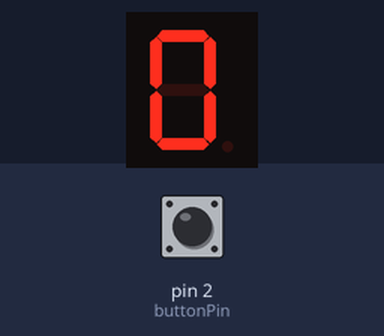
Recording of a sketch running on a simulated Arduino Uno, built with avr-gcc and run on an emulated ATmega328P. On the bench: 1-digit seven-segment display. Inputs (shaded band) come from the test bench; at power-on: pin 2 (buttonPin) HIGH. Random numbers use the default seed unless the sketch sets one; what the sketch prints to the serial monitor is not drawn.

Above: at 0.3 s.
At 1.2 s:
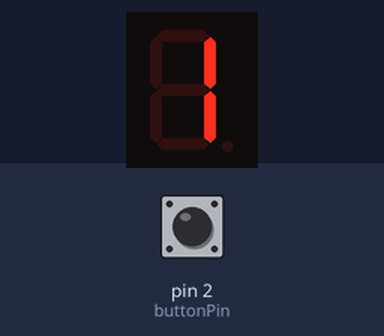
1.3 s: pin 2 (buttonPin) pulled LOW for 0.15 s
At 1.3 s:
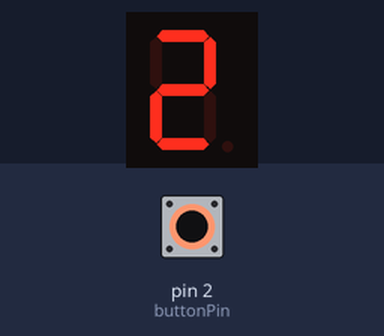
2.9 s: pin 2 (buttonPin) pulled LOW for 1 s
Timing chart, 0 to 5.9 s (numbered marks = the images above; inputs shaded):
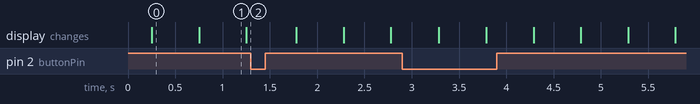

The sketch:

aarif20lab7.ino
```cpp
/*
   1- Author: Aqsa Arif - 677417263
   2- Lab: Lab 7 - Interrupts
   3- Description: In your own words, what is this code supposed to do?
   This lab is a game where a player sees numbers going from 0 to 9 and upon press of a button
   if timed according to the display and the random number generated, player wins if not
   the loop of numbers from 0 to 9 keeps going and keeps the same random number it generated until
   the player pushes button at that specific random number display on digit LED.
   4-Lab Questions:
What is the purpose of a current-limiting resistor in a seven-segment display circuit?
It is to limit the current going through the digit LED displays. To prevent the LED in digit display from being destroyed.
Can you display special characters? If yes, How?
Special characters depend on whether they can be displayed in the given lines. Complicated characters like
&, * , %, @, probably cannot be displayed but specific characters like the capital A or L probably could because it
could be represented with a bunch of straight lines.
 _
|_|   and  |
| |        |_    like this.

What are some common applications of seven-segment displays?
It is used in scorekeeping in sports
it can be used in games
it can be used as a counter or general display
   5- References:
   https://www.youtube.com/watch?v=9VZUb5cMrV0
   https://core-electronics.com.au/guides/arduino-workshop-for-beginners/
   https://lastminuteengineers.com/seven-segment-arduino-tutorial/
   https://www.tutorialspoint.com/arduino/arduino_random_numbers.htm
   6- Demo: in person 12 PM 4/17/2023 michael
*/

#include "SevSeg.h"
SevSeg sevseg;

int buttonPin = 2; // button set to pin 2

int currNum; // integer that keeps track of current number display on LED
int lastButtonState = 1;
long unsigned int lastPress;
volatile int buttonFlag;
int debounceTime = 2;
// random number generated holder
int ranNum;
bool newLoop = true; // win/lose boolean

void setup()
{

  pinMode(buttonPin, INPUT_PULLUP);
  attachInterrupt(digitalPinToInterrupt(buttonPin), ISR_button, CHANGE);
  randomSeed(analogRead(1)); // random number generator

  //Set to 1 for single digit display
	byte numDigits = 1;

	//defines common pins while using multi-digit display. Left empty as we have a single digit display
	byte digitPins[] = {};

	//Defines arduino pin connections in order: A, B, C, D, E, F, G, DP
	byte segmentPins[] = {5, 4, 10, 9, 8, 6, 7, 11};
	bool resistorsOnSegments = true;

	//Initialize sevseg object. Uncomment second line if you use common cathode 7 segment
	sevseg.begin(COMMON_ANODE, numDigits, digitPins, segmentPins, resistorsOnSegments);
	sevseg.begin(COMMON_CATHODE, numDigits, digitPins, segmentPins, resistorsOnSegments);

	sevseg.setBrightness(50);
  Serial.begin(9600);
}

void loop()
{
   if(newLoop == true){
     newGame();
   }
   //Display numbers one by one with 2 seconds delay
   for(int i = 0; i < 10; i++) {
     // win flag display function
      if(newLoop == true){
       newGame();
      }
      // gamplay loop
      buttonPressed();
      delay(125);  // delay set and spread out so that in 2 seconds 4 numbers display and sufficient gap between interrupts
      sevseg.setNumber(i);
      currNum = i; // set player number only after it has been displayed
      buttonPressed();
      delay(125);
      sevseg.refreshDisplay();
      delay(125);
      buttonPressed();
      delay(125);
      buttonPressed();
    }
}

// function that checks upon button push whether player won/lose
void checkPress(){
  if(currNum == ranNum){ // if current display is the same as random number player win
    Serial.print("\nCongratulations! You pressed at the correct number.");
    Serial.print("\nGame is restarting");
    newLoop = true; // set win flag to true
  } else { // random number not the same as display run lose function and displays
    lose();
  }
}

// If a player wins start new game with new random number
void newGame() {
  ranNum = random(0, 9); // generate new random number from 0 to 9
  Serial.print("\n");
  Serial.print("The selected random number is: ");
  Serial.print(ranNum);
  newLoop = false;  // reset win flag
}

// keep same random number upon lose condition
void lose(){
  Serial.print("\nOops! You stopped at the wrong number. Resuming the game.");
  Serial.print("\nThe selected random number is: ");
  Serial.print(ranNum);
}

// button interrupt flag
void ISR_button()
{
  buttonFlag = 1;
}

// button interrupt function
void buttonPressed(){
  if((millis() - lastPress) > debounceTime && buttonFlag) {
       lastPress = millis();   //update lastPress
       if(digitalRead(buttonPin) == 0 && lastButtonState == 1)    //if button is pressed and was released last change
       {
         //Serial.print("\n");
         //Serial.print(currNum);
         checkPress(); // only check win/lose condition after button is pressed
         lastButtonState = 0;    //record the lastButtonState
        } else if(digitalRead(buttonPin) == 1 && lastButtonState == 0)    //if button is not pressed, and was pressed last change
         {
           lastButtonState = 1;    //record the lastButtonState
          }
          buttonFlag = 0;
      }
}
```

Measured:
- what the display in image 0 shows lasts 0.5 s, from 0.3 s to 0.8 s
